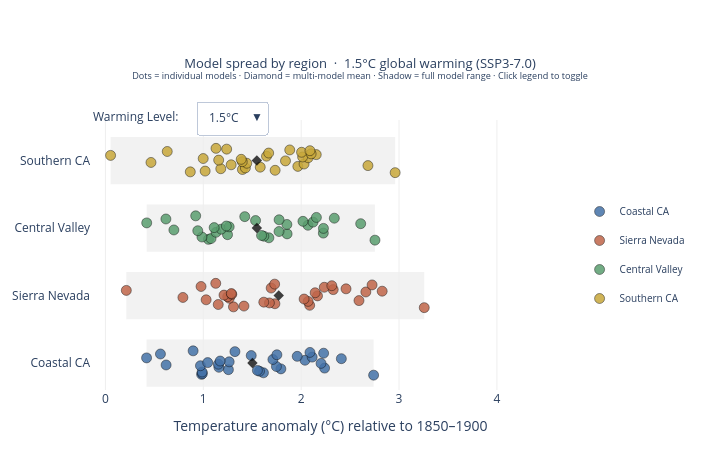

Notebook source saved alongside this figure:
### Code cell
#  build one figure per warming level
wl_options = [1.5, 2.0, 2.5, 3.0]
all_traces = []
all_shapes = []
n_traces_per_wl = []
titles = []

for wl in wl_options:
    fig_wl = make_figure(wl)
    n_traces_per_wl.append(len(fig_wl.data))
    titles.append(
        f"Model spread by region  ·  {wl}°C global warming (SSP3-7.0)")
    all_traces.append(fig_wl.data)
    # all_shapes.append(list(fig_wl.layout.shapes))
    all_shapes.append([s.to_plotly_json() for s in fig_wl.layout.shapes])


#  combine into one figure
fig_combined = go.Figure()

for i, (traces, wl) in enumerate(zip(all_traces, wl_options)):
    for trace in traces:
        trace.visible = (i == 0)
        fig_combined.add_trace(trace)

#  dropdown visibility masks
buttons = []
idx = 0
for i, (wl, n) in enumerate(zip(wl_options, n_traces_per_wl)):
    visible = [False] * sum(n_traces_per_wl)
    for j in range(n):
        visible[idx + j] = True
    buttons.append(dict(
        label=f"{wl}°C",
        method="update",
        args=[
            {"visible": visible},
            {
                "title.text": (
                    f"Model spread by region  ·  {wl}°C global warming (SSP3-7.0)<br>"
                    "<sup>Dots = individual models · Diamond = multi-model mean · "
                    "Shadow = full model range · Click legend to toggle</sup>"
                ),
                "shapes": all_shapes[i],
            },
        ],
    ))
    idx += n

# use layout from first figure as base
base_fig = make_figure(wl_options[0])
fig_combined.update_layout(base_fig.layout)

#  override with dropdown + annotation
fig_combined.update_layout(
    shapes=all_shapes[0],
    margin=dict(l=20, r=150, t=120, b=60),
    title=dict(
        text=(
            f"Model spread by region  ·  {wl_options[0]}°C global warming (SSP3-7.0)<br>"
            "<sup>Dots = individual models · Diamond = multi-model mean · "
            "Shadow = full model range · Click legend to toggle</sup>"
        ),
        font=dict(size=13),
        y=0.85,
        x=0.5,
        xanchor="center",
        yanchor="top",
    ),
    updatemenus=[
        dict(
            buttons=buttons,
            direction="down",
            showactive=True,
            x=0.22,
            xanchor="left",
            y=1.07,
            yanchor="top",
        )
    ],
)

fig_combined.add_annotation(
    text="Warming Level:",
    x=0.0,
    y=1.05,
    xref="paper",
    yref="paper",
    showarrow=False,
    font=dict(size=12),
    xanchor="left",
    yanchor="top",
)

fig_combined.show()
fig_combined.write_html("../uncertainty/figures/html/region_dots.html")
fig_combined.write_image(
    "../uncertainty/figures/static/region_dots.png", scale=3)

### Figure 1 — Plotly figure (JSON) as saved in the notebook; plotly's stock layout.template omitted (floating-point values rounded to 4 significant figures)
{"data": [{"hovertemplate": "<b>%{text}</b><br>Coastal CA<br>Anomaly: +%{x:.2f}°C<extra></extra>", "legendgroup": "Coastal CA", "marker": {"color": "#4472A8", "line": {"color": "#000000", "width": 0.5}, "opacity": 0.85, "size": 10}, "mode": "markers", "name": "Coastal CA", "text": ["EC-Earth3-Veg", "ACCESS-CM2", "CESM2-WACCM", "CAS-ESM2-0", "MPI-ESM1-2-LR", "EC-Earth3-Veg-LR", "BCC-CSM2-MR", "MRI-ESM2-0", "CAMS-CSM1-0", "MPI-ESM-1-2-HAM", "FGOALS-g3", "IITM-ESM", "NorESM2-MM", "CMCC-ESM2", "IPSL-CM6A-LR", "EC-Earth3", "INM-CM4-8", "INM-CM5-0", "CanESM5", "NorESM2-LM", "TaiESM1", "AWI-CM-1-1-MR", "FGOALS-f3-L", "MPI-ESM1-2-HR", "GFDL-ESM4", "IPSL-CM5A2-INCA", "EC-Earth3-AerChem", "KACE-1-0-G", "CMCC-CM2-SR5", "MIROC6", "CNRM-ESM2-1", "CESM2"], "type": "scatter", "visible": true, "x": [2.74, 0.9825, 0.9908, 1.615, 0.9879, 1.574, 1.553, 1.257, 1.793, 2.239, 1.159, 1.747, 0.971, 0.62, 1.154, 2.203, 1.045, 1.264, 1.172, 2.039, 1.711, 2.41, 0.4204, 2.112, 1.96, 1.49, 1.752, 0.5622, 2.229, 2.09, 1.323, 0.896], "y": [-0.18, -0.1684, -0.1568, -0.1452, -0.1335, -0.1219, -0.1103, -0.09871, -0.0871, -0.07548, -0.06387, -0.05226, -0.04065, -0.02903, -0.01742, -0.005806, 0.005806, 0.01742, 0.02903, 0.04065, 0.05226, 0.06387, 0.07548, 0.0871, 0.09871, 0.1103, 0.1219, 0.1335, 0.1452, 0.1568, 0.1684, 0.18]}, {"hovertemplate": "<b>Coastal CA — multi-model mean</b><br>+1.50°C<extra></extra>", "legendgroup": "Coastal CA", "marker": {"color": "black", "opacity": 0.75, "size": 8, "symbol": "diamond"}, "mode": "markers", "name": "Coastal CA MMM", "showlegend": false, "type": "scatter", "visible": true, "x": [1.502], "y": [0]}, {"hovertemplate": "<b>%{text}</b><br>Sierra Nevada<br>Anomaly: +%{x:.2f}°C<extra></extra>", "legendgroup": "Sierra Nevada", "marker": {"color": "#C0664A", "line": {"color": "#000000", "width": 0.5}, "opacity": 0.85, "size": 10}, "mode": "markers", "name": "Sierra Nevada", "text": ["EC-Earth3-Veg", "ACCESS-CM2", "CESM2-WACCM", "CAS-ESM2-0", "MPI-ESM1-2-LR", "EC-Earth3-Veg-LR", "BCC-CSM2-MR", "MRI-ESM2-0", "CAMS-CSM1-0", "MPI-ESM-1-2-HAM", "FGOALS-g3", "IITM-ESM", "NorESM2-MM", "CMCC-ESM2", "IPSL-CM6A-LR", "EC-Earth3", "INM-CM4-8", "INM-CM5-0", "CanESM5", "NorESM2-LM", "TaiESM1", "AWI-CM-1-1-MR", "FGOALS-f3-L", "MPI-ESM1-2-HR", "GFDL-ESM4", "IPSL-CM5A2-INCA", "EC-Earth3-AerChem", "KACE-1-0-G", "CMCC-CM2-SR5", "MIROC6", "CNRM-ESM2-1", "CESM2"], "type": "scatter", "visible": true, "x": [3.257, 1.308, 1.415, 2.087, 1.153, 1.732, 1.675, 1.618, 2.071, 2.591, 1.029, 2.03, 1.266, 0.7917, 1.249, 2.167, 1.212, 1.291, 1.286, 2.143, 2.661, 2.828, 0.2134, 2.327, 2.458, 1.693, 2.236, 0.9771, 2.313, 2.724, 1.729, 1.127], "y": [0.82, 0.8316, 0.8432, 0.8548, 0.8665, 0.8781, 0.8897, 0.9013, 0.9129, 0.9245, 0.9361, 0.9477, 0.9594, 0.971, 0.9826, 0.9942, 1.006, 1.017, 1.029, 1.041, 1.052, 1.064, 1.075, 1.087, 1.099, 1.11, 1.122, 1.134, 1.145, 1.157, 1.168, 1.18]}, {"hovertemplate": "<b>Sierra Nevada — multi-model mean</b><br>+1.77°C<extra></extra>", "legendgroup": "Sierra Nevada", "marker": {"color": "black", "opacity": 0.75, "size": 8, "symbol": "diamond"}, "mode": "markers", "name": "Sierra Nevada MMM", "showlegend": false, "type": "scatter", "visible": true, "x": [1.771], "y": [1]}, {"hovertemplate": "<b>%{text}</b><br>Central Valley<br>Anomaly: +%{x:.2f}°C<extra></extra>", "legendgroup": "Central Valley", "marker": {"color": "#5A9E6F", "line": {"color": "#000000", "width": 0.5}, "opacity": 0.85, "size": 10}, "mode": "markers", "name": "Central Valley", "text": ["EC-Earth3-Veg", "ACCESS-CM2", "CESM2-WACCM", "CAS-ESM2-0", "MPI-ESM1-2-LR", "EC-Earth3-Veg-LR", "BCC-CSM2-MR", "MRI-ESM2-0", "CAMS-CSM1-0", "MPI-ESM-1-2-HAM", "FGOALS-g3", "IITM-ESM", "NorESM2-MM", "CMCC-ESM2", "IPSL-CM6A-LR", "EC-Earth3", "INM-CM4-8", "INM-CM5-0", "CanESM5", "NorESM2-LM", "TaiESM1", "AWI-CM-1-1-MR", "FGOALS-f3-L", "MPI-ESM1-2-HR", "GFDL-ESM4", "IPSL-CM5A2-INCA", "EC-Earth3-AerChem", "KACE-1-0-G", "CMCC-CM2-SR5", "MIROC6", "CNRM-ESM2-1", "CESM2"], "type": "scatter", "visible": true, "x": [2.754, 1.053, 1.079, 1.67, 0.9862, 1.619, 1.595, 1.248, 1.856, 2.226, 1.13, 1.774, 0.9435, 0.6994, 1.183, 2.227, 1.111, 1.264, 1.235, 2.069, 1.854, 2.608, 0.4219, 2.121, 2.018, 1.534, 1.774, 0.6179, 2.339, 2.155, 1.423, 0.9223], "y": [1.82, 1.832, 1.843, 1.855, 1.866, 1.878, 1.89, 1.901, 1.913, 1.925, 1.936, 1.948, 1.959, 1.971, 1.983, 1.994, 2.006, 2.017, 2.029, 2.041, 2.052, 2.064, 2.075, 2.087, 2.099, 2.11, 2.122, 2.134, 2.145, 2.157, 2.168, 2.18]}, {"hovertemplate": "<b>Central Valley — multi-model mean</b><br>+1.55°C<extra></extra>", "legendgroup": "Central Valley", "marker": {"color": "black", "opacity": 0.75, "size": 8, "symbol": "diamond"}, "mode": "markers", "name": "Central Valley MMM", "showlegend": false, "type": "scatter", "visible": true, "x": [1.547], "y": [2]}, {"hovertemplate": "<b>%{text}</b><br>Southern CA<br>Anomaly: +%{x:.2f}°C<extra></extra>", "legendgroup": "Southern CA", "marker": {"color": "#C8A83A", "line": {"color": "#000000", "width": 0.5}, "opacity": 0.85, "size": 10}, "mode": "markers", "name": "Southern CA", "text": ["EC-Earth3-Veg", "ACCESS-CM2", "CESM2-WACCM", "CAS-ESM2-0", "MPI-ESM1-2-LR", "EC-Earth3-Veg-LR", "BCC-CSM2-MR", "MRI-ESM2-0", "CAMS-CSM1-0", "MPI-ESM-1-2-HAM", "FGOALS-g3", "IITM-ESM", "NorESM2-MM", "CMCC-ESM2", "IPSL-CM6A-LR", "EC-Earth3", "INM-CM4-8", "INM-CM5-0", "CanESM5", "NorESM2-LM", "TaiESM1", "AWI-CM-1-1-MR", "FGOALS-f3-L", "MPI-ESM1-2-HR", "GFDL-ESM4", "IPSL-CM5A2-INCA", "EC-Earth3-AerChem", "KACE-1-0-G", "CMCC-CM2-SR5", "MIROC6", "CNRM-ESM2-1", "CESM2"], "type": "scatter", "visible": true, "x": [2.96, 0.8671, 1.019, 1.734, 1.4, 1.179, 1.43, 1.582, 1.966, 2.682, 1.285, 2.03, 1.444, 0.4656, 1.398, 1.84, 1.157, 1.387, 0.9991, 2.072, 2.015, 1.646, 0.05264, 2.154, 2.102, 1.668, 2.004, 0.6316, 2.09, 1.883, 1.239, 1.13], "y": [2.82, 2.832, 2.843, 2.855, 2.866, 2.878, 2.89, 2.901, 2.913, 2.925, 2.936, 2.948, 2.959, 2.971, 2.983, 2.994, 3.006, 3.017, 3.029, 3.041, 3.052, 3.064, 3.075, 3.087, 3.099, 3.11, 3.122, 3.134, 3.145, 3.157, 3.168, 3.18]}, {"hovertemplate": "<b>Southern CA — multi-model mean</b><br>+1.55°C<extra></extra>", "legendgroup": "Southern CA", "marker": {"color": "black", "opacity": 0.75, "size": 8, "symbol": "diamond"}, "mode": "markers", "name": "Southern CA MMM", "showlegend": false, "type": "scatter", "visible": true, "x": [1.547], "y": [3]}, {"hovertemplate": "<b>%{text}</b><br>Coastal CA<br>Anomaly: +%{x:.2f}°C<extra></extra>", "legendgroup": "Coastal CA", "marker": {"color": "#4472A8", "line": {"color": "#000000", "width": 0.5}, "opacity": 0.85, "size": 10}, "mode": "markers", "name": "Coastal CA", "text": ["EC-Earth3-Veg", "ACCESS-CM2", "CESM2-WACCM", "CAS-ESM2-0", "MPI-ESM1-2-LR", "EC-Earth3-Veg-LR", "BCC-CSM2-MR", "MRI-ESM2-0", "CAMS-CSM1-0", "FGOALS-g3", "IITM-ESM", "NorESM2-MM", "CMCC-ESM2", "IPSL-CM6A-LR", "EC-Earth3", "INM-CM4-8", "INM-CM5-0", "CanESM5", "NorESM2-LM", "TaiESM1", "AWI-CM-1-1-MR", "FGOALS-f3-L", "MPI-ESM1-2-HR", "GFDL-ESM4", "IPSL-CM5A2-INCA", "EC-Earth3-AerChem", "KACE-1-0-G", "CMCC-CM2-SR5", "MIROC6", "CNRM-ESM2-1", "CESM2"], "type": "scatter", "visible": false, "x": [2.018, 1.356, 1.418, 2.644, 1.4, 3.03, 1.671, 1.913, 2.297, 3.166, 2.451, 2.163, 1.501, 1.938, 2.586, 1.902, 1.768, 1.797, 1.362, 1.895, 2.105, 2.079, 1.756, 1.727, 1.569, 1.664, 1.863, 2.805, 2.137, 2.153, 2.285], "y": [-0.18, -0.168, -0.156, -0.144, -0.132, -0.12, -0.108, -0.096, -0.084, -0.072, -0.06, -0.048, -0.036, -0.024, -0.012, 0, 0.012, 0.024, 0.036, 0.048, 0.06, 0.072, 0.084, 0.096, 0.108, 0.12, 0.132, 0.144, 0.156, 0.168, 0.18]}, {"hovertemplate": "<b>Coastal CA — multi-model mean</b><br>+2.01°C<extra></extra>", "legendgroup": "Coastal CA", "marker": {"color": "black", "opacity": 0.75, "size": 8, "symbol": "diamond"}, "mode": "markers", "name": "Coastal CA MMM", "showlegend": false, "type": "scatter", "visible": false, "x": [2.014], "y": [0]}, {"hovertemplate": "<b>%{text}</b><br>Sierra Nevada<br>Anomaly: +%{x:.2f}°C<extra></extra>", "legendgroup": "Sierra Nevada", "marker": {"color": "#C0664A", "line": {"color": "#000000", "width": 0.5}, "opacity": 0.85, "size": 10}, "mode": "markers", "name": "Sierra Nevada", "text": ["EC-Earth3-Veg", "ACCESS-CM2", "CESM2-WACCM", "CAS-ESM2-0", "MPI-ESM1-2-LR", "EC-Earth3-Veg-LR", "BCC-CSM2-MR", "MRI-ESM2-0", "CAMS-CSM1-0", "FGOALS-g3", "IITM-ESM", "NorESM2-MM", "CMCC-ESM2", "IPSL-CM6A-LR", "EC-Earth3", "INM-CM4-8", "INM-CM5-0", "CanESM5", "NorESM2-LM", "TaiESM1", "AWI-CM-1-1-MR", "FGOALS-f3-L", "MPI-ESM1-2-HR", "GFDL-ESM4", "IPSL-CM5A2-INCA", "EC-Earth3-AerChem", "KACE-1-0-G", "CMCC-CM2-SR5", "MIROC6", "CNRM-ESM2-1", "CESM2"], "type": "scatter", "visible": false, "x": [2.021, 1.474, 1.926, 3.252, 1.712, 3.77, 2.136, 1.941, 2.572, 3.491, 2.721, 2.558, 2.067, 2.211, 2.87, 2.047, 1.778, 2.254, 1.588, 2.394, 2.475, 2.707, 1.981, 2.299, 1.798, 1.412, 2.153, 3.823, 2.245, 2.517, 3.156], "y": [0.82, 0.832, 0.844, 0.856, 0.868, 0.88, 0.892, 0.904, 0.916, 0.928, 0.94, 0.952, 0.964, 0.976, 0.988, 1, 1.012, 1.024, 1.036, 1.048, 1.06, 1.072, 1.084, 1.096, 1.108, 1.12, 1.132, 1.144, 1.156, 1.168, 1.18]}, {"hovertemplate": "<b>Sierra Nevada — multi-model mean</b><br>+2.37°C<extra></extra>", "legendgroup": "Sierra Nevada", "marker": {"color": "black", "opacity": 0.75, "size": 8, "symbol": "diamond"}, "mode": "markers", "name": "Sierra Nevada MMM", "showlegend": false, "type": "scatter", "visible": false, "x": [2.366], "y": [1]}, {"hovertemplate": "<b>%{text}</b><br>Central Valley<br>Anomaly: +%{x:.2f}°C<extra></extra>", "legendgroup": "Central Valley", "marker": {"color": "#5A9E6F", "line": {"color": "#000000", "width": 0.5}, "opacity": 0.85, "size": 10}, "mode": "markers", "name": "Central Valley", "text": ["EC-Earth3-Veg", "ACCESS-CM2", "CESM2-WACCM", "CAS-ESM2-0", "MPI-ESM1-2-LR", "EC-Earth3-Veg-LR", "BCC-CSM2-MR", "MRI-ESM2-0", "CAMS-CSM1-0", "FGOALS-g3", "IITM-ESM", "NorESM2-MM", "CMCC-ESM2", "IPSL-CM6A-LR", "EC-Earth3", "INM-CM4-8", "INM-CM5-0", "CanESM5", "NorESM2-LM", "TaiESM1", "AWI-CM-1-1-MR", "FGOALS-f3-L", "MPI-ESM1-2-HR", "GFDL-ESM4", "IPSL-CM5A2-INCA", "EC-Earth3-AerChem", "KACE-1-0-G", "CMCC-CM2-SR5", "MIROC6", "CNRM-ESM2-1", "CESM2"], "type": "scatter", "visible": false, "x": [2.019, 1.398, 1.457, 2.723, 1.455, 3.141, 1.758, 1.937, 2.305, 3.179, 2.498, 2.116, 1.601, 2.006, 2.68, 1.936, 1.824, 1.887, 1.427, 2.033, 2.171, 2.164, 1.777, 1.766, 1.575, 1.675, 1.912, 3.08, 2.13, 2.149, 2.359], "y": [1.82, 1.832, 1.844, 1.856, 1.868, 1.88, 1.892, 1.904, 1.916, 1.928, 1.94, 1.952, 1.964, 1.976, 1.988, 2, 2.012, 2.024, 2.036, 2.048, 2.06, 2.072, 2.084, 2.096, 2.108, 2.12, 2.132, 2.144, 2.156, 2.168, 2.18]}, {"hovertemplate": "<b>Central Valley — multi-model mean</b><br>+2.07°C<extra></extra>", "legendgroup": "Central Valley", "marker": {"color": "black", "opacity": 0.75, "size": 8, "symbol": "diamond"}, "mode": "markers", "name": "Central Valley MMM", "showlegend": false, "type": "scatter", "visible": false, "x": [2.069], "y": [2]}, {"hovertemplate": "<b>%{text}</b><br>Southern CA<br>Anomaly: +%{x:.2f}°C<extra></extra>", "legendgroup": "Southern CA", "marker": {"color": "#C8A83A", "line": {"color": "#000000", "width": 0.5}, "opacity": 0.85, "size": 10}, "mode": "markers", "name": "Southern CA", "text": ["EC-Earth3-Veg", "ACCESS-CM2", "CESM2-WACCM", "CAS-ESM2-0", "MPI-ESM1-2-LR", "EC-Earth3-Veg-LR", "BCC-CSM2-MR", "MRI-ESM2-0", "CAMS-CSM1-0", "FGOALS-g3", "IITM-ESM", "NorESM2-MM", "CMCC-ESM2", "IPSL-CM6A-LR", "EC-Earth3", "INM-CM4-8", "INM-CM5-0", "CanESM5", "NorESM2-LM", "TaiESM1", "AWI-CM-1-1-MR", "FGOALS-f3-L", "MPI-ESM1-2-HR", "GFDL-ESM4", "IPSL-CM5A2-INCA", "EC-Earth3-AerChem", "KACE-1-0-G", "CMCC-CM2-SR5", "MIROC6", "CNRM-ESM2-1", "CESM2"], "type": "scatter", "visible": false, "x": [1.948, 1.344, 1.673, 2.999, 1.696, 3.206, 1.865, 1.907, 2.175, 3.26, 2.469, 2.781, 2.189, 1.678, 2.842, 1.826, 1.48, 1.84, 1.625, 1.946, 2.013, 2.094, 2.277, 2.464, 1.628, 1.233, 1.98, 2.98, 2.893, 2.436, 2.633], "y": [2.82, 2.832, 2.844, 2.856, 2.868, 2.88, 2.892, 2.904, 2.916, 2.928, 2.94, 2.952, 2.964, 2.976, 2.988, 3, 3.012, 3.024, 3.036, 3.048, 3.06, 3.072, 3.084, 3.096, 3.108, 3.12, 3.132, 3.144, 3.156, 3.168, 3.18]}, {"hovertemplate": "<b>Southern CA — multi-model mean</b><br>+2.17°C<extra></extra>", "legendgroup": "Southern CA", "marker": {"color": "black", "opacity": 0.75, "size": 8, "symbol": "diamond"}, "mode": "markers", "name": "Southern CA MMM", "showlegend": false, "type": "scatter", "visible": false, "x": [2.173], "y": [3]}, {"hovertemplate": "<b>%{text}</b><br>Coastal CA<br>Anomaly: +%{x:.2f}°C<extra></extra>", "legendgroup": "Coastal CA", "marker": {"color": "#4472A8", "line": {"color": "#000000", "width": 0.5}, "opacity": 0.85, "size": 10}, "mode": "markers", "name": "Coastal CA", "text": ["EC-Earth3-Veg", "ACCESS-CM2", "CESM2-WACCM", "CAS-ESM2-0", "MPI-ESM1-2-LR", "EC-Earth3-Veg-LR", "BCC-CSM2-MR", "MRI-ESM2-0", "CAMS-CSM1-0", "FGOALS-g3", "IITM-ESM", "NorESM2-MM", "CMCC-ESM2", "IPSL-CM6A-LR", "EC-Earth3", "INM-CM4-8", "INM-CM5-0", "CanESM5", "NorESM2-LM", "TaiESM1", "AWI-CM-1-1-MR", "FGOALS-f3-L", "MPI-ESM1-2-HR", "GFDL-ESM4", "IPSL-CM5A2-INCA", "EC-Earth3-AerChem", "KACE-1-0-G", "CMCC-CM2-SR5", "MIROC6", "CNRM-ESM2-1", "CESM2"], "type": "scatter", "visible": false, "x": [2.07, 3.591, 2.364, 3.288, 2.099, 2.91, 2.607, 3.079, 2.186, 2.137, 1.547, 2.775, 2.783, 1.719, 2.413, 3.003, 3.124, 1.765, 2.846, 2.851, 2.321, 2.438, 3.352, 1.548, 2.197, 2.569, 1.881, 2.105, 3.024, 1.701, 1.932], "y": [-0.18, -0.168, -0.156, -0.144, -0.132, -0.12, -0.108, -0.096, -0.084, -0.072, -0.06, -0.048, -0.036, -0.024, -0.012, 0, 0.012, 0.024, 0.036, 0.048, 0.06, 0.072, 0.084, 0.096, 0.108, 0.12, 0.132, 0.144, 0.156, 0.168, 0.18]}, {"hovertemplate": "<b>Coastal CA — multi-model mean</b><br>+2.46°C<extra></extra>", "legendgroup": "Coastal CA", "marker": {"color": "black", "opacity": 0.75, "size": 8, "symbol": "diamond"}, "mode": "markers", "name": "Coastal CA MMM", "showlegend": false, "type": "scatter", "visible": false, "x": [2.459], "y": [0]}, {"hovertemplate": "<b>%{text}</b><br>Sierra Nevada<br>Anomaly: +%{x:.2f}°C<extra></extra>", "legendgroup": "Sierra Nevada", "marker": {"color": "#C0664A", "line": {"color": "#000000", "width": 0.5}, "opacity": 0.85, "size": 10}, "mode": "markers", "name": "Sierra Nevada", "text": ["EC-Earth3-Veg", "ACCESS-CM2", "CESM2-WACCM", "CAS-ESM2-0", "MPI-ESM1-2-LR", "EC-Earth3-Veg-LR", "BCC-CSM2-MR", "MRI-ESM2-0", "CAMS-CSM1-0", "FGOALS-g3", "IITM-ESM", "NorESM2-MM", "CMCC-ESM2", "IPSL-CM6A-LR", "EC-Earth3", "INM-CM4-8", "INM-CM5-0", "CanESM5", "NorESM2-LM", "TaiESM1", "AWI-CM-1-1-MR", "FGOALS-f3-L", "MPI-ESM1-2-HR", "GFDL-ESM4", "IPSL-CM5A2-INCA", "EC-Earth3-AerChem", "KACE-1-0-G", "CMCC-CM2-SR5", "MIROC6", "CNRM-ESM2-1", "CESM2"], "type": "scatter", "visible": false, "x": [2.468, 4.073, 2.929, 3.626, 2.229, 3.35, 3.071, 3.777, 2.594, 2.122, 1.565, 3.604, 3.471, 2.2, 3.057, 3.13, 3.354, 1.838, 3.2, 3.664, 2.544, 2.862, 3.816, 1.776, 2.565, 3.257, 2.487, 2.408, 3.664, 2.144, 2.557], "y": [0.82, 0.832, 0.844, 0.856, 0.868, 0.88, 0.892, 0.904, 0.916, 0.928, 0.94, 0.952, 0.964, 0.976, 0.988, 1, 1.012, 1.024, 1.036, 1.048, 1.06, 1.072, 1.084, 1.096, 1.108, 1.12, 1.132, 1.144, 1.156, 1.168, 1.18]}, {"hovertemplate": "<b>Sierra Nevada — multi-model mean</b><br>+2.88°C<extra></extra>", "legendgroup": "Sierra Nevada", "marker": {"color": "black", "opacity": 0.75, "size": 8, "symbol": "diamond"}, "mode": "markers", "name": "Sierra Nevada MMM", "showlegend": false, "type": "scatter", "visible": false, "x": [2.884], "y": [1]}, {"hovertemplate": "<b>%{text}</b><br>Central Valley<br>Anomaly: +%{x:.2f}°C<extra></extra>", "legendgroup": "Central Valley", "marker": {"color": "#5A9E6F", "line": {"color": "#000000", "width": 0.5}, "opacity": 0.85, "size": 10}, "mode": "markers", "name": "Central Valley", "text": ["EC-Earth3-Veg", "ACCESS-CM2", "CESM2-WACCM", "CAS-ESM2-0", "MPI-ESM1-2-LR", "EC-Earth3-Veg-LR", "BCC-CSM2-MR", "MRI-ESM2-0", "CAMS-CSM1-0", "FGOALS-g3", "IITM-ESM", "NorESM2-MM", "CMCC-ESM2", "IPSL-CM6A-LR", "EC-Earth3", "INM-CM4-8", "INM-CM5-0", "CanESM5", "NorESM2-LM", "TaiESM1", "AWI-CM-1-1-MR", "FGOALS-f3-L", "MPI-ESM1-2-HR", "GFDL-ESM4", "IPSL-CM5A2-INCA", "EC-Earth3-AerChem", "KACE-1-0-G", "CMCC-CM2-SR5", "MIROC6", "CNRM-ESM2-1", "CESM2"], "type": "scatter", "visible": false, "x": [2.118, 3.625, 2.383, 3.301, 2.179, 2.989, 2.723, 3.1, 2.22, 2.161, 1.544, 2.893, 2.994, 1.814, 2.418, 3.045, 3.076, 1.821, 2.846, 3.017, 2.374, 2.477, 3.45, 1.591, 2.235, 2.649, 2.003, 2.267, 3.061, 1.661, 1.972], "y": [1.82, 1.832, 1.844, 1.856, 1.868, 1.88, 1.892, 1.904, 1.916, 1.928, 1.94, 1.952, 1.964, 1.976, 1.988, 2, 2.012, 2.024, 2.036, 2.048, 2.06, 2.072, 2.084, 2.096, 2.108, 2.12, 2.132, 2.144, 2.156, 2.168, 2.18]}, {"hovertemplate": "<b>Central Valley — multi-model mean</b><br>+2.52°C<extra></extra>", "legendgroup": "Central Valley", "marker": {"color": "black", "opacity": 0.75, "size": 8, "symbol": "diamond"}, "mode": "markers", "name": "Central Valley MMM", "showlegend": false, "type": "scatter", "visible": false, "x": [2.516], "y": [2]}, {"hovertemplate": "<b>%{text}</b><br>Southern CA<br>Anomaly: +%{x:.2f}°C<extra></extra>", "legendgroup": "Southern CA", "marker": {"color": "#C8A83A", "line": {"color": "#000000", "width": 0.5}, "opacity": 0.85, "size": 10}, "mode": "markers", "name": "Southern CA", "text": ["EC-Earth3-Veg", "ACCESS-CM2", "CESM2-WACCM", "CAS-ESM2-0", "MPI-ESM1-2-LR", "EC-Earth3-Veg-LR", "BCC-CSM2-MR", "MRI-ESM2-0", "CAMS-CSM1-0", "FGOALS-g3", "IITM-ESM", "NorESM2-MM", "CMCC-ESM2", "IPSL-CM6A-LR", "EC-Earth3", "INM-CM4-8", "INM-CM5-0", "CanESM5", "NorESM2-LM", "TaiESM1", "AWI-CM-1-1-MR", "FGOALS-f3-L", "MPI-ESM1-2-HR", "GFDL-ESM4", "IPSL-CM5A2-INCA", "EC-Earth3-AerChem", "KACE-1-0-G", "CMCC-CM2-SR5", "MIROC6", "CNRM-ESM2-1", "CESM2"], "type": "scatter", "visible": false, "x": [2.462, 3.755, 2.832, 3.694, 2.034, 2.915, 2.519, 3.984, 2.761, 2.161, 1.718, 3.113, 3.172, 2.16, 3.19, 2.992, 3.312, 1.964, 3.259, 2.855, 2.492, 2.416, 3.611, 1.445, 2.649, 2.899, 1.81, 1.867, 3.006, 2.423, 2.504], "y": [2.82, 2.832, 2.844, 2.856, 2.868, 2.88, 2.892, 2.904, 2.916, 2.928, 2.94, 2.952, 2.964, 2.976, 2.988, 3, 3.012, 3.024, 3.036, 3.048, 3.06, 3.072, 3.084, 3.096, 3.108, 3.12, 3.132, 3.144, 3.156, 3.168, 3.18]}, {"hovertemplate": "<b>Southern CA — multi-model mean</b><br>+2.71°C<extra></extra>", "legendgroup": "Southern CA", "marker": {"color": "black", "opacity": 0.75, "size": 8, "symbol": "diamond"}, "mode": "markers", "name": "Southern CA MMM", "showlegend": false, "type": "scatter", "visible": false, "x": [2.709], "y": [3]}, {"hovertemplate": "<b>%{text}</b><br>Coastal CA<br>Anomaly: +%{x:.2f}°C<extra></extra>", "legendgroup": "Coastal CA", "marker": {"color": "#4472A8", "line": {"color": "#000000", "width": 0.5}, "opacity": 0.85, "size": 10}, "mode": "markers", "name": "Coastal CA", "text": ["EC-Earth3-Veg", "ACCESS-CM2", "CESM2-WACCM", "CAS-ESM2-0", "MPI-ESM1-2-LR", "EC-Earth3-Veg-LR", "BCC-CSM2-MR", "MRI-ESM2-0", "FGOALS-g3", "IITM-ESM", "NorESM2-MM", "CMCC-ESM2", "IPSL-CM6A-LR", "EC-Earth3", "INM-CM4-8", "INM-CM5-0", "CanESM5", "NorESM2-LM", "TaiESM1", "AWI-CM-1-1-MR", "FGOALS-f3-L", "MPI-ESM1-2-HR", "GFDL-ESM4", "IPSL-CM5A2-INCA", "EC-Earth3-AerChem", "KACE-1-0-G", "CMCC-CM2-SR5", "MIROC6", "CNRM-ESM2-1", "CESM2"], "type": "scatter", "visible": false, "x": [3.116, 3.001, 1.297, 2.621, 2.88, 2.889, 3.376, 2.361, 3.065, 2.804, 4.006, 2.679, 2.804, 2.7, 3.315, 3.712, 3.034, 3.03, 2.949, 3.438, 3.488, 3.326, 2.516, 3.518, 2.231, 3.502, 3.389, 1.437, 1.71, 2.496], "y": [-0.18, -0.1676, -0.1552, -0.1428, -0.1303, -0.1179, -0.1055, -0.0931, -0.08069, -0.06828, -0.05586, -0.04345, -0.03103, -0.01862, -0.006207, 0.006207, 0.01862, 0.03103, 0.04345, 0.05586, 0.06828, 0.08069, 0.0931, 0.1055, 0.1179, 0.1303, 0.1428, 0.1552, 0.1676, 0.18]}, {"hovertemplate": "<b>Coastal CA — multi-model mean</b><br>+2.89°C<extra></extra>", "legendgroup": "Coastal CA", "marker": {"color": "black", "opacity": 0.75, "size": 8, "symbol": "diamond"}, "mode": "markers", "name": "Coastal CA MMM", "showlegend": false, "type": "scatter", "visible": false, "x": [2.89], "y": [0]}, {"hovertemplate": "<b>%{text}</b><br>Sierra Nevada<br>Anomaly: +%{x:.2f}°C<extra></extra>", "legendgroup": "Sierra Nevada", "marker": {"color": "#C0664A", "line": {"color": "#000000", "width": 0.5}, "opacity": 0.85, "size": 10}, "mode": "markers", "name": "Sierra Nevada", "text": ["EC-Earth3-Veg", "ACCESS-CM2", "CESM2-WACCM", "CAS-ESM2-0", "MPI-ESM1-2-LR", "EC-Earth3-Veg-LR", "BCC-CSM2-MR", "MRI-ESM2-0", "FGOALS-g3", "IITM-ESM", "NorESM2-MM", "CMCC-ESM2", "IPSL-CM6A-LR", "EC-Earth3", "INM-CM4-8", "INM-CM5-0", "CanESM5", "NorESM2-LM", "TaiESM1", "AWI-CM-1-1-MR", "FGOALS-f3-L", "MPI-ESM1-2-HR", "GFDL-ESM4", "IPSL-CM5A2-INCA", "EC-Earth3-AerChem", "KACE-1-0-G", "CMCC-CM2-SR5", "MIROC6", "CNRM-ESM2-1", "CESM2"], "type": "scatter", "visible": false, "x": [3.306, 3.258, 1.759, 3.135, 3.293, 2.834, 3.95, 3.152, 3.28, 3.128, 4.507, 3.696, 3.225, 2.471, 3.547, 4.088, 3.514, 3.569, 3.263, 4.092, 4.547, 3.627, 3.067, 4.165, 2.772, 4.102, 4.349, 1.415, 2.417, 3.727], "y": [0.82, 0.8324, 0.8448, 0.8572, 0.8697, 0.8821, 0.8945, 0.9069, 0.9193, 0.9317, 0.9441, 0.9566, 0.969, 0.9814, 0.9938, 1.006, 1.019, 1.031, 1.043, 1.056, 1.068, 1.081, 1.093, 1.106, 1.118, 1.13, 1.143, 1.155, 1.168, 1.18]}, {"hovertemplate": "<b>Sierra Nevada — multi-model mean</b><br>+3.38°C<extra></extra>", "legendgroup": "Sierra Nevada", "marker": {"color": "black", "opacity": 0.75, "size": 8, "symbol": "diamond"}, "mode": "markers", "name": "Sierra Nevada MMM", "showlegend": false, "type": "scatter", "visible": false, "x": [3.375], "y": [1]}, {"hovertemplate": "<b>%{text}</b><br>Central Valley<br>Anomaly: +%{x:.2f}°C<extra></extra>", "legendgroup": "Central Valley", "marker": {"color": "#5A9E6F", "line": {"color": "#000000", "width": 0.5}, "opacity": 0.85, "size": 10}, "mode": "markers", "name": "Central Valley", "text": ["EC-Earth3-Veg", "ACCESS-CM2", "CESM2-WACCM", "CAS-ESM2-0", "MPI-ESM1-2-LR", "EC-Earth3-Veg-LR", "BCC-CSM2-MR", "MRI-ESM2-0", "FGOALS-g3", "IITM-ESM", "NorESM2-MM", "CMCC-ESM2", "IPSL-CM6A-LR", "EC-Earth3", "INM-CM4-8", "INM-CM5-0", "CanESM5", "NorESM2-LM", "TaiESM1", "AWI-CM-1-1-MR", "FGOALS-f3-L", "MPI-ESM1-2-HR", "GFDL-ESM4", "IPSL-CM5A2-INCA", "EC-Earth3-AerChem", "KACE-1-0-G", "CMCC-CM2-SR5", "MIROC6", "CNRM-ESM2-1", "CESM2"], "type": "scatter", "visible": false, "x": [3.23, 3.052, 1.366, 2.674, 2.918, 2.972, 3.467, 2.436, 3.101, 2.795, 4.044, 2.927, 2.891, 2.71, 3.358, 3.776, 3.084, 3.057, 2.994, 3.537, 3.612, 3.401, 2.604, 3.629, 2.277, 3.663, 3.595, 1.439, 1.802, 2.673], "y": [1.82, 1.832, 1.845, 1.857, 1.87, 1.882, 1.894, 1.907, 1.919, 1.932, 1.944, 1.957, 1.969, 1.981, 1.994, 2.006, 2.019, 2.031, 2.043, 2.056, 2.068, 2.081, 2.093, 2.106, 2.118, 2.13, 2.143, 2.155, 2.168, 2.18]}, {"hovertemplate": "<b>Central Valley — multi-model mean</b><br>+2.97°C<extra></extra>", "legendgroup": "Central Valley", "marker": {"color": "black", "opacity": 0.75, "size": 8, "symbol": "diamond"}, "mode": "markers", "name": "Central Valley MMM", "showlegend": false, "type": "scatter", "visible": false, "x": [2.969], "y": [2]}, {"hovertemplate": "<b>%{text}</b><br>Southern CA<br>Anomaly: +%{x:.2f}°C<extra></extra>", "legendgroup": "Southern CA", "marker": {"color": "#C8A83A", "line": {"color": "#000000", "width": 0.5}, "opacity": 0.85, "size": 10}, "mode": "markers", "name": "Southern CA", "text": ["EC-Earth3-Veg", "ACCESS-CM2", "CESM2-WACCM", "CAS-ESM2-0", "MPI-ESM1-2-LR", "EC-Earth3-Veg-LR", "BCC-CSM2-MR", "MRI-ESM2-0", "FGOALS-g3", "IITM-ESM", "NorESM2-MM", "CMCC-ESM2", "IPSL-CM6A-LR", "EC-Earth3", "INM-CM4-8", "INM-CM5-0", "CanESM5", "NorESM2-LM", "TaiESM1", "AWI-CM-1-1-MR", "FGOALS-f3-L", "MPI-ESM1-2-HR", "GFDL-ESM4", "IPSL-CM5A2-INCA", "EC-Earth3-AerChem", "KACE-1-0-G", "CMCC-CM2-SR5", "MIROC6", "CNRM-ESM2-1", "CESM2"], "type": "scatter", "visible": false, "x": [2.86, 3.134, 1.509, 2.883, 3.418, 2.53, 3.718, 2.852, 3.027, 3.265, 4.38, 2.638, 2.641, 2.841, 3.474, 3.726, 3.339, 3.501, 3.094, 3.853, 3.719, 3.579, 2.183, 3.82, 2.59, 3.481, 3.742, 2.497, 2.278, 2.651], "y": [2.82, 2.832, 2.845, 2.857, 2.87, 2.882, 2.894, 2.907, 2.919, 2.932, 2.944, 2.957, 2.969, 2.981, 2.994, 3.006, 3.019, 3.031, 3.043, 3.056, 3.068, 3.081, 3.093, 3.106, 3.118, 3.13, 3.143, 3.155, 3.168, 3.18]}, {"hovertemplate": "<b>Southern CA — multi-model mean</b><br>+3.11°C<extra></extra>", "legendgroup": "Southern CA", "marker": {"color": "black", "opacity": 0.75, "size": 8, "symbol": "diamond"}, "mode": "markers", "name": "Southern CA MMM", "showlegend": false, "type": "scatter", "visible": false, "x": [3.107], "y": [3]}], "layout": {"annotations": [{"font": {"size": 12}, "showarrow": false, "text": "Warming Level:", "x": 0, "xanchor": "left", "xref": "paper", "y": 1.05, "yanchor": "top", "yref": "paper"}], "height": 450, "legend": {"font": {"size": 10}, "itemclick": "toggle", "itemdoubleclick": "toggleothers", "orientation": "v", "x": 1.02, "xanchor": "left", "y": 0.5, "yanchor": "middle"}, "margin": {"b": 60, "l": 20, "r": 150, "t": 120}, "paper_bgcolor": "white", "plot_bgcolor": "white", "shapes": [{"fillcolor": "rgba(180,180,180,0.18)", "layer": "below", "line": {"width": 0}, "type": "rect", "x0": 0.4204, "x1": 2.74, "y0": -0.35, "y1": 0.35}, {"fillcolor": "rgba(180,180,180,0.18)", "layer": "below", "line": {"width": 0}, "type": "rect", "x0": 0.2134, "x1": 3.257, "y0": 0.65, "y1": 1.35}, {"fillcolor": "rgba(180,180,180,0.18)", "layer": "below", "line": {"width": 0}, "type": "rect", "x0": 0.4219, "x1": 2.754, "y0": 1.65, "y1": 2.35}, {"fillcolor": "rgba(180,180,180,0.18)", "layer": "below", "line": {"width": 0}, "type": "rect", "x0": 0.05264, "x1": 2.96, "y0": 2.65, "y1": 3.35}], "title": {"font": {"size": 13}, "text": "Model spread by region  ·  1.5°C global warming (SSP3-7.0)<br><sup>Dots = individual models · Diamond = multi-model mean · Shadow = full model range · Click legend to toggle</sup>", "x": 0.5, "xanchor": "center", "y": 0.85, "yanchor": "top"}, "updatemenus": [{"buttons": [{"args": [{"visible": [true, true, true, true, true, true, true, true, false, false, false, false, false, false, false, false, false, false, false, false, false, false, false, false, false, false, false, false, false, false, false, false]}, {"shapes": [{"fillcolor": "rgba(180,180,180,0.18)", "layer": "below", "line": {"width": 0}, "type": "rect", "x0": 0.4204, "x1": 2.74, "y0": -0.35, "y1": 0.35}, {"fillcolor": "rgba(180,180,180,0.18)", "layer": "below", "line": {"width": 0}, "type": "rect", "x0": 0.2134, "x1": 3.257, "y0": 0.65, "y1": 1.35}, {"fillcolor": "rgba(180,180,180,0.18)", "layer": "below", "line": {"width": 0}, "type": "rect", "x0": 0.4219, "x1": 2.754, "y0": 1.65, "y1": 2.35}, {"fillcolor": "rgba(180,180,180,0.18)", "layer": "below", "line": {"width": 0}, "type": "rect", "x0": 0.05264, "x1": 2.96, "y0": 2.65, "y1": 3.35}], "title.text": "Model spread by region  ·  1.5°C global warming (SSP3-7.0)<br><sup>Dots = individual models · Diamond = multi-model mean · Shadow = full model range · Click legend to toggle</sup>"}], "label": "1.5°C", "method": "update"}, {"args": [{"visible": [false, false, false, false, false, false, false, false, true, true, true, true, true, true, true, true, false, false, false, false, false, false, false, false, false, false, false, false, false, false, false, false]}, {"shapes": [{"fillcolor": "rgba(180,180,180,0.18)", "layer": "below", "line": {"width": 0}, "type": "rect", "x0": 1.356, "x1": 3.166, "y0": -0.35, "y1": 0.35}, {"fillcolor": "rgba(180,180,180,0.18)", "layer": "below", "line": {"width": 0}, "type": "rect", "x0": 1.412, "x1": 3.823, "y0": 0.65, "y1": 1.35}, {"fillcolor": "rgba(180,180,180,0.18)", "layer": "below", "line": {"width": 0}, "type": "rect", "x0": 1.398, "x1": 3.179, "y0": 1.65, "y1": 2.35}, {"fillcolor": "rgba(180,180,180,0.18)", "layer": "below", "line": {"width": 0}, "type": "rect", "x0": 1.233, "x1": 3.26, "y0": 2.65, "y1": 3.35}], "title.text": "Model spread by region  ·  2.0°C global warming (SSP3-7.0)<br><sup>Dots = individual models · Diamond = multi-model mean · Shadow = full model range · Click legend to toggle</sup>"}], "label": "2.0°C", "method": "update"}, {"args": [{"visible": [false, false, false, false, false, false, false, false, false, false, false, false, false, false, false, false, true, true, true, true, true, true, true, true, false, false, false, false, false, false, false, false]}, {"shapes": [{"fillcolor": "rgba(180,180,180,0.18)", "layer": "below", "line": {"width": 0}, "type": "rect", "x0": 1.547, "x1": 3.591, "y0": -0.35, "y1": 0.35}, {"fillcolor": "rgba(180,180,180,0.18)", "layer": "below", "line": {"width": 0}, "type": "rect", "x0": 1.565, "x1": 4.073, "y0": 0.65, "y1": 1.35}, {"fillcolor": "rgba(180,180,180,0.18)", "layer": "below", "line": {"width": 0}, "type": "rect", "x0": 1.544, "x1": 3.625, "y0": 1.65, "y1": 2.35}, {"fillcolor": "rgba(180,180,180,0.18)", "layer": "below", "line": {"width": 0}, "type": "rect", "x0": 1.445, "x1": 3.984, "y0": 2.65, "y1": 3.35}], "title.text": "Model spread by region  ·  2.5°C global warming (SSP3-7.0)<br><sup>Dots = individual models · Diamond = multi-model mean · Shadow = full model range · Click legend to toggle</sup>"}], "label": "2.5°C", "method": "update"}, {"args": [{"visible": [false, false, false, false, false, false, false, false, false, false, false, false, false, false, false, false, false, false, false, false, false, false, false, false, true, true, true, true, true, true, true, true]}, {"shapes": [{"fillcolor": "rgba(180,180,180,0.18)", "layer": "below", "line": {"width": 0}, "type": "rect", "x0": 1.297, "x1": 4.006, "y0": -0.35, "y1": 0.35}, {"fillcolor": "rgba(180,180,180,0.18)", "layer": "below", "line": {"width": 0}, "type": "rect", "x0": 1.415, "x1": 4.547, "y0": 0.65, "y1": 1.35}, {"fillcolor": "rgba(180,180,180,0.18)", "layer": "below", "line": {"width": 0}, "type": "rect", "x0": 1.366, "x1": 4.044, "y0": 1.65, "y1": 2.35}, {"fillcolor": "rgba(180,180,180,0.18)", "layer": "below", "line": {"width": 0}, "type": "rect", "x0": 1.509, "x1": 4.38, "y0": 2.65, "y1": 3.35}], "title.text": "Model spread by region  ·  3.0°C global warming (SSP3-7.0)<br><sup>Dots = individual models · Diamond = multi-model mean · Shadow = full model range · Click legend to toggle</sup>"}], "label": "3.0°C", "method": "update"}], "direction": "down", "showactive": true, "x": 0.22, "xanchor": "left", "y": 1.07, "yanchor": "top"}], "width": 720, "xaxis": {"fixedrange": true, "gridcolor": "#eeeeee", "range": [-0.1474, 4.747], "showgrid": true, "showline": false, "title": {"text": "Temperature anomaly (°C) relative to 1850–1900"}, "zeroline": false}, "yaxis": {"gridcolor": "#eeeeee", "range": [-0.4, 3.6], "showgrid": false, "showline": false, "tickmode": "array", "ticktext": ["Coastal CA", "Sierra Nevada", "Central Valley", "Southern CA"], "tickvals": [0, 1, 2, 3], "zeroline": false}}}
